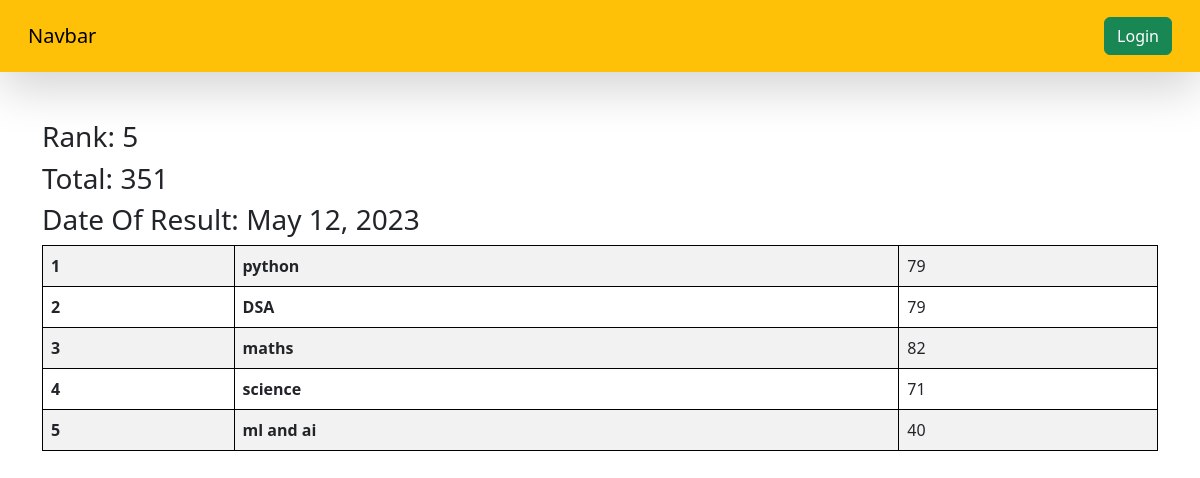
Page /check-the-marks/STD-0531/ on the committed database.
### vege/models.py (models this page shows, shortened)
class SubjectMarks(models.Model):
    student = models.ForeignKey(Student,related_name='studentmarks',on_delete=models.CASCADE)
    subject = models.ForeignKey(Subject,on_delete=models.CASCADE)
    marks = models.IntegerField()
    class Meta:
        unique_together = ['student','subject']

class Student(models.Model):
    department = models.ForeignKey(Department ,related_name="depart",on_delete=models.CASCADE)
    student_id = models.OneToOneField(StudentID,related_name="studentid",on_delete=models.CASCADE)
    student_name = models.CharField(max_length=100)
    student_email = models.EmailField(unique=True)
    student_age =models.IntegerField(default=18)
    student_address = models.TextField()
    class Meta:
        ordering = ['student_name']
        verbose_name = 'student'

class ReportCard(models.Model):
    student = models.ForeignKey(Student,related_name='studentreportcard',on_delete=models.CASCADE)
    student_rank = models.IntegerField()
    date_of_report_card_generation = models.DateField(auto_now_add=True)
    class Meta:
        unique_together = ['student_rank','date_of_report_card_generation']

class Subject(models.Model):
    subject_name  = models.CharField(max_length=100)

### vege/views.py (the view)
# urls.py: path('check-the-marks/<student_id>/',see_marks,name='see_marks'),
def see_marks(request,student_id):
    queryset = SubjectMarks.objects.filter(student__student_id__student_id=student_id)
    total_marks= queryset.aggregate(total_marks = Sum('marks'))
    return render(request,'report/see_marks.html',{'queryset':queryset,'total_marks':total_marks})

### vege/templates/report/see_marks.html
{% extends "base.html" %}
{% block content %}
<div class="container mt-5">
    <h3>Rank: {{queryset.first.student.studentreportcard.first.student_rank}}</h3>
    <h3>Total: {{total_marks.total_marks}} </h3>
    <h3>Date Of Result: {{queryset.first.student.studentreportcard.first.date_of_report_card_generation}}</h3>
    <table class="table table-striped">
        <tbody>
            {% for marks in queryset %}
          <tr>
            <th scope="row">{{forloop.counter}}</th>
            <td>
                <b> {{marks.subject.subject_name}} </b>
            </td>
            <td>{{marks.marks}}</td>
          </tr>
          {% endfor %}
        </tbody>
    </table>
</div>
{% endblock %}

### firstapp/templates/base.html (style rules this page uses)
table, th, td { border:1px solid black; }

### rows in the picture
SubjectMarks: first.student.studentreportcard.first.student_rank "5", first.student.studentreportcard.first.date_of_report_card_generation "May 12, 2023", subject.subject_name "python", marks "79"
SubjectMarks: subject.subject_name "DSA", marks "79"
SubjectMarks: subject.subject_name "maths", marks "82"
SubjectMarks: subject.subject_name "science", marks "71"
SubjectMarks: subject.subject_name "ml and ai", marks "40"

### other values in the picture
{{ total_marks.total_marks }} "351"
